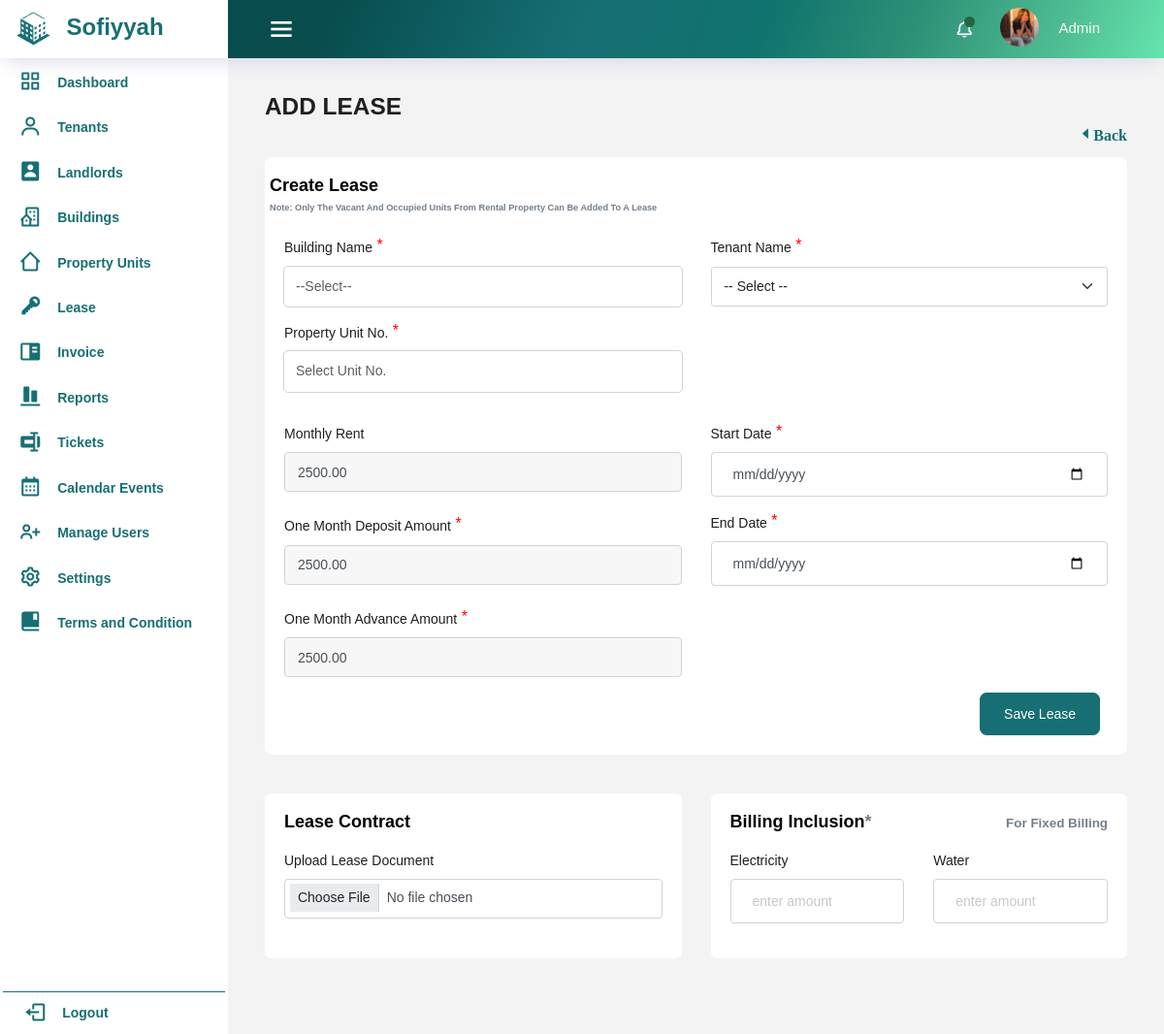
The page /leases/add_lease.php (signed in) on the database as committed earlier.
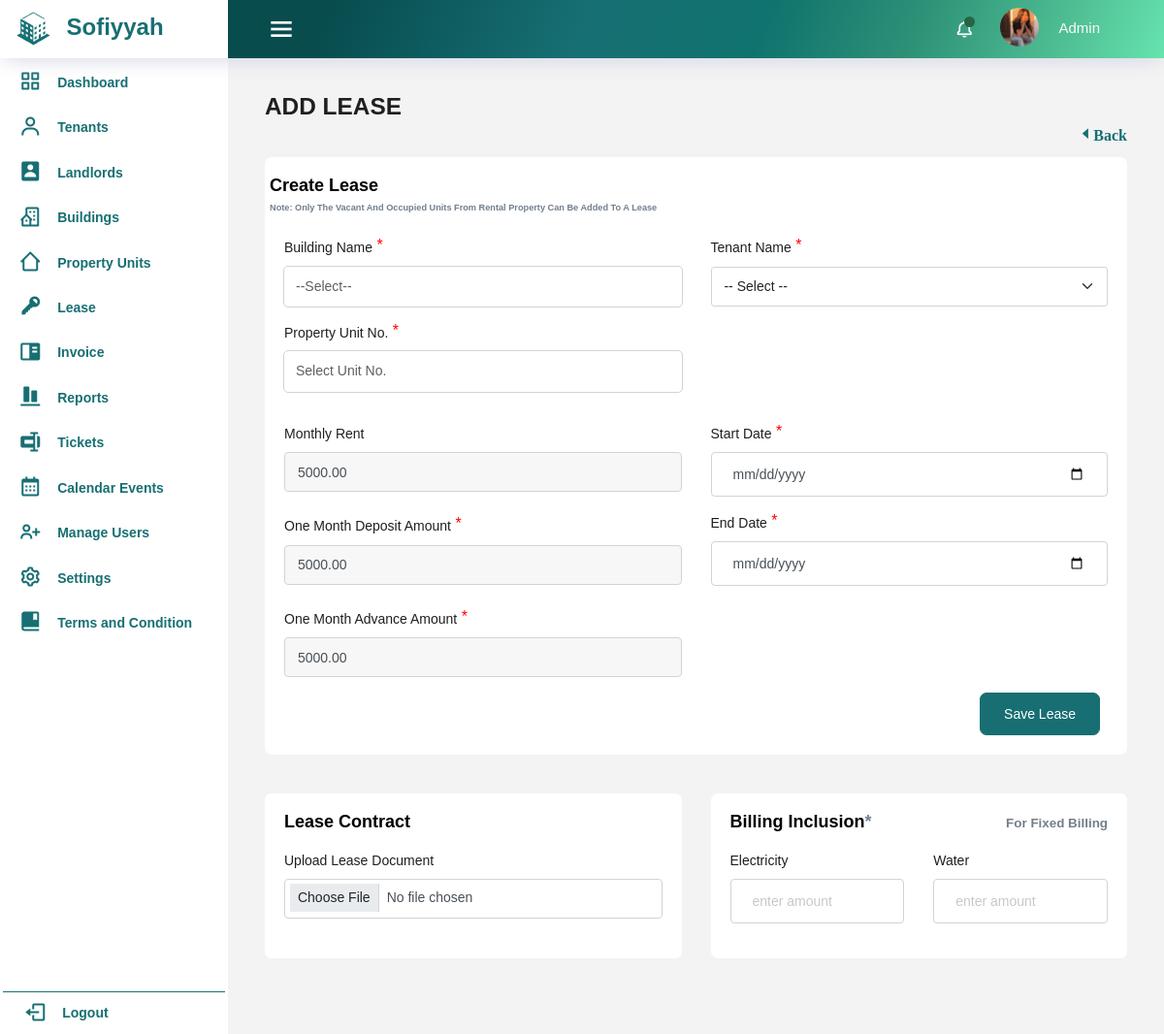
The same page on the database as committed later.
### tables this page shows
CREATE TABLE IF NOT EXISTS `property_units` (
  `id` int(11) NOT NULL AUTO_INCREMENT,
  `property_id` int(11) NOT NULL,
  `unit_type_id` int(11) NOT NULL,
  `unit_no` varchar(10) NOT NULL,
  `floor_level` int(100) NOT NULL,
  `num_rooms` int(11) DEFAULT NULL,
  `num_bathrooms` int(11) DEFAULT NULL,
  `monthly_rent` decimal(10,2) NOT NULL,
  `unit_condition_id` int(11) NOT NULL,
  `pu_features` longtext NOT NULL,
  `status` varchar(255) NOT NULL DEFAULT 'Vacant',
  `one_month_deposit` decimal(10,2) NOT NULL,
  `one_month_advance` decimal(10,2) NOT NULL,
  PRIMARY KEY (`id`),
  KEY `fk_property_id` (`property_id`),
  KEY `fk_unit_type_id` (`unit_type_id`),
  KEY `fk_unit_condition_id` (`unit_condition_id`)
);

### leases/add_lease.php (the view, shortened to what the changed rows need)
<?php
  require_once '../includes/dbconfig.php';
    require_once '../includes/header.php';
?>
<body>
<div class="container-scroller">
<div class="container-fluid page-body-wrapper">
<div class="main-panel">
  <div class="content-wrapper">
    <form action="add_lease.php" method="post">
      <div class="row">
        <div class="col-lg-12 grid-margin stretch-card">
          <div class="card">
            <div class="card-body">
              <div class="row g-3">
                        <?php
                            $result = mysqli_query($conn, "SELECT pu.*, p.property_name
                                FROM property_units pu
                                RIGHT JOIN properties p ON pu.property_id = p.id
                                WHERE status IN ('Vacant', 'Occupied')
                                ORDER BY p.property_name;");
                            while ($row = mysqli_fetch_assoc($result)) {
                                $rent = $row['monthly_rent'];
                                $deposit = $row['one_month_deposit'];
                                $advance = $row['one_month_advance'];
                            }
                        ?>
                <div class="col-md-6">
                  <div class="form-group">
                    <label for="monthly_rent">Monthly Rent</label>
                    <input type="number" class="form-control form-control-sm" id="monthly_rent" placeholder="Monthly Rent (default)" name="monthly_rent" value = "<?php echo "$rent"?>" disabled>
                  </div>
                  <div class="form-group pt-2">
                    <div class="">
                      <label for="one_month_deposit">One Month Deposit Amount</label><span class="req"> *</span>
                      <input type="number" class="form-control form-control-sm" id="one_month_deposit" placeholder="One Month Deposit (default)" name="one_month_deposit" value="<?php echo "$deposit" ?>"disabled>
                    </div>
                  </div>
                  <div class="form-group pt-2">
                    <div class="">
                      <label for="one_month_advance">One Month Advance Amount</label><span class="req"> *</span>
                      <input type="number" class="form-control form-control-sm" id="one_month_advance" placeholder="One Month Advance (default)" name="one_month_advance" value="<?php echo "$advance" ?>"disabled>
                    </div>
                  </div>
                </div>
              </div>
            </div>
          </div>
        </div>
      </div>
    </form>

Rows that differ between the two databases and show on the page:
removed property_units: monthly_rent "2500.00", one_month_deposit "2500.00", one_month_advance "2500.00"
added property_units: monthly_rent "5000.00", one_month_deposit "5000.00", one_month_advance "5000.00"
